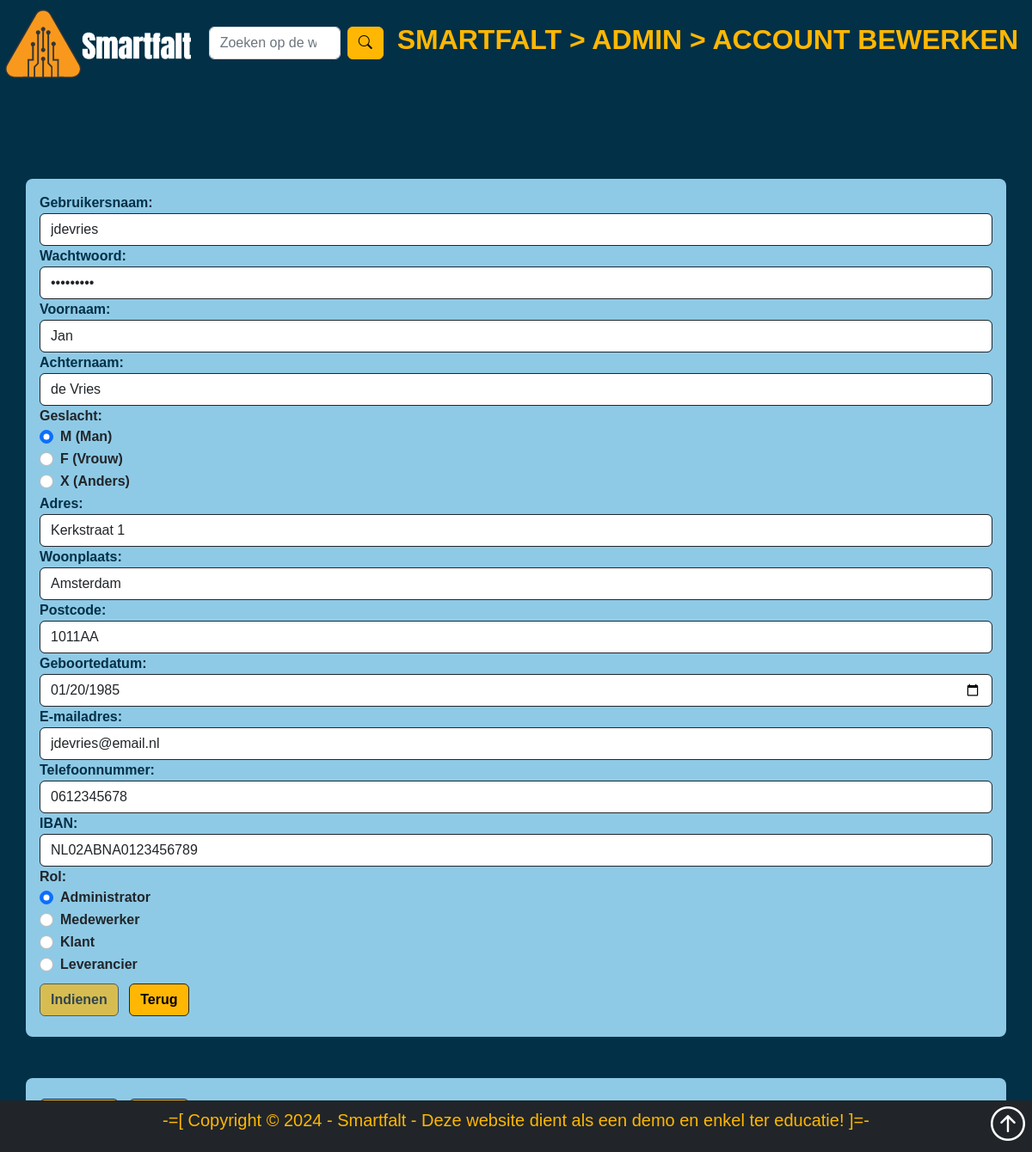
The page /admin/account_edit.php?id=1017 on the database its author committed.
### tables this page shows
CREATE TABLE `ACCOUNTS` (
    `AccountId` INT(8) ZEROFILL NOT NULL AUTO_INCREMENT PRIMARY KEY,
    `Profielfoto` BLOB,
    `Gebruikersnaam` VARCHAR(30) NOT NULL,
    `Wachtwoord` VARCHAR(64) NOT NULL,
    `Voornaam` VARCHAR(30),
    `Achternaam` VARCHAR(50),
    `Geslacht` VARCHAR(1),
    `Adres` VARCHAR(250),
    `Woonplaats` VARCHAR(50),
    `Postcode` VARCHAR(6),
    `GebDatum` DATE,
    `Emailadres` VARCHAR(50) NOT NULL,
    `Telefoonnummer` VARCHAR(15),
    `IBAN` VARCHAR(18),
    `RolId` INT(1),
    CONSTRAINT `fk_Accounts_Rollen` FOREIGN KEY (`RolId`) REFERENCES `ROLLEN`(`RolId`) ON UPDATE CASCADE ON DELETE SET NULL
);

### admin/account_edit.php (the view, shortened to what this page needs)
<?php
    class User {
        private $pdo;
        private $accountid;
        public function __construct($pdo, $accountid) {
            $this->pdo = $pdo;
            $this->accountid = $accountid;
        }
        public function fetchAccount() {
            $stmt = $this->pdo->prepare("SELECT * FROM `accounts` WHERE `AccountId` = :accountid");
            $stmt->bindParam(':accountid', $this->accountid, PDO::PARAM_INT);
            $stmt->execute();
            return $stmt->fetch(PDO::FETCH_ASSOC);
        }
    }
    $admin_page_title = '<a href="../index.php">Smartfalt</a> > <a href="index.php">Admin</a> > Account bewerken';
    require_once ('../site/site_header_admin.php');
    require_once ('../db/db_connect.php');
    $accountManager = new User($pdo, $_GET['id']);
    $account = $accountManager->fetchAccount();
?>
        <section id="section-account-edit">
            <div class="container bg-cornflower rounded-3 my-5 p-3">
                <form id="edit-form" action="account_edit.php?id=<?php echo $_GET['id']; ?>" method="POST">
                    <div class="form-group">
                        <label class="text-prussian" for="username"><span class="fw-bold">Gebruikersnaam<span>:</label>
                        <input type="text" class="form-control border border-dark" id="username" name="username" value="<?php echo $account['Gebruikersnaam']; ?>">
                    </div>
                    <div class="form-group">
                        <label class="text-prussian" for="password"><span class="fw-bold">Wachtwoord<span>:</label>
                        <input type="password" class="form-control border border-dark" id="password" name="password" value="<?php echo $account['Wachtwoord']; ?>">
                    </div>
                    <div class="form-group">
                        <label class="text-prussian" for="firstname"><span class="fw-bold">Voornaam<span>:</label>
                        <input type="text" class="form-control border border-dark" id="firstname" name="firstname" value="<?php echo $account['Voornaam']; ?>">
                    </div>
                    <div class="form-group">
                        <label class="text-prussian" for="lastname"><span class="fw-bold">Achternaam<span>:</label>
                        <input type="text" class="form-control border border-dark" id="lastname" name="lastname" value="<?php echo $account['Achternaam']; ?>">
                    </div>
                    <div class="form-group">
                        <label for="gender"><span class="fw-bold">Geslacht<span>:</label>
                        <div class="form-check">
                            <input class="form-check-input" type="radio" name="gender" id="gender-m" value="M" <?php echo ($account['Geslacht'] === 'M') ? 'checked' : ''; ?>>
                            <label class="form-check-label" for="gender-m">M (Man)</label>
                        </div>
                        <div class="form-check">
                            <input class="form-check-input" type="radio" name="gender" id="gender-f" value="F" <?php echo ($account['Geslacht'] === 'F') ? 'checked' : ''; ?>>
                            <label class="form-check-label" for="gender-f">F (Vrouw)</label>
                        </div>
                        <div class="form-check">
                            <input class="form-check-input" type="radio" name="gender" id="gender-x" value="X" <?php echo ($account['Geslacht'] === 'X') ? 'checked' : ''; ?>>
                            <label class="form-check-label" for="gender-x">X (Anders)</label>
                        </div>
                    </div>
                    <div class="form-group">
                        <label class="text-prussian" for="address"><span class="fw-bold">Adres<span>:</label>
                        <input type="text" class="form-control border border-dark" id="address" name="address" value="<?php echo $account['Adres']; ?>">
                    </div>
                    <div class="form-group">
                        <label class="text-prussian" for="city"><span class="fw-bold">Woonplaats<span>:</label>
                        <input type="text" class="form-control border border-dark" id="city" name="city" value="<?php echo $account['Woonplaats']; ?>">
                    </div>
                    <div class="form-group">
                        <label class="text-prussian" for="zip"><span class="fw-bold">Postcode<span>:</label>
                        <input type="text" class="form-control border border-dark" id="zip" name="zip" value="<?php echo $account['Postcode']; ?>">
                    </div>
                    <div class="form-group">
                        <label class="text-prussian" for="dob"><span class="fw-bold">Geboortedatum<span>:</label>
                        <input type="date" class="form-control border border-dark" id="dob" name="dob" value="<?php echo $account['GebDatum']; ?>">
                    </div>
                    <div class="form-group">
                        <label class="text-prussian" for="mail"><span class="fw-bold">E-mailadres<span>:</label>
                        <input type="email" class="form-control border border-dark" id="mail" name="mail" value="<?php echo $account['Emailadres']; ?>">
                    </div>
                    <div class="form-group">
                        <label class="text-prussian" for="phone"><span class="fw-bold">Telefoonnummer<span>:</label>
                        <input type="tel" class="form-control border border-dark" id="phone" name="phone" value="<?php echo $account['Telefoonnummer']; ?>">
                    </div>
                    <div class="form-group">
                        <label class="text-prussian" for="iban"><span class="fw-bold">IBAN<span>:</label>
                        <input type="tel" class="form-control border border-dark" id="iban" name="iban" value="<?php echo $account['IBAN']; ?>">
                    </div>
                    <div class="form-group">
                        <label for="roleid"><span class="fw-bold">Rol<span>:</label>
                        <div class="form-check">
                            <input class="form-check-input" type="radio" name="rolid" id="role-1" value="1" <?php echo ($account['RolId'] == '1') ? 'checked' : ''; ?>>
                            <label class="form-check-label" for="role-1">Administrator</label>
                        </div>
                        <div class="form-check">
                            <input class="form-check-input" type="radio" name="rolid" id="role-2" value="2" <?php echo ($account['RolId'] == '2') ? 'checked' : ''; ?>>
                            <label class="form-check-label" for="role-2">Medewerker</label>
                        </div>
                        <div class="form-check">
                            <input class="form-check-input" type="radio" name="rolid" id="role-3" value="3" <?php echo ($account['RolId'] == '3') ? 'checked' : ''; ?>>
                            <label class="form-check-label" for="role-3">Klant</label>
                        </div>
                        <div class="form-check">
                            <input class="form-check-input" type="radio" name="rolid" id="role-4" value="4" <?php echo ($account['RolId'] == '4') ? 'checked' : ''; ?>>
                            <label class="form-check-label" for="role-4">Leverancier</label>
                        </div>
                    </div>
                    <button type="submit" id="submit-button" class="btn btn-selective border border-dark my-2 fw-bold">Indienen</button>
                    <button type="button" class="btn btn-selective border border-dark m-2 fw-bold" onclick="goBack()">Terug</button>
                </form>
            </div>
        </section>
        <section id="section-account-edit">
            <div class="container bg-cornflower rounded-3 my-5 p-3">
                <form id="edit-form" action="account_edit.php?id=<?php echo $_GET['id']; ?>" method="POST">
                            <button type="submit" id="submit-button" class="btn btn-selective border border-dark my-2 fw-bold">Indienen</button>
                    <button type="button" class="btn btn-selective border border-dark m-2 fw-bold" onclick="goBack()">Terug</button>
                </form>
            </div>
        </section>
<?php
require_once('../site/site_footer.php');
?>

### css/style.css (style rules this page uses)
[id^="section-"] { scroll-margin-top: 72px; }
.form-check-input, .form-check-label { cursor: pointer; }
a { text-decoration: none; }
html { font-family: apertura, sans-serif; font-weight: 700; font-style: normal; max-width: 100%; height: 100%; padding-top: 80px; min-height: 100%; position: relative; }
body { padding-bottom: 60px; }

### site/site_header_admin.php (style rules this page uses)
body { font-family: apertura, sans-serif; font-weight: 700; font-style: normal; max-width: 100%; height: 100%; }
a { text-decoration: none !important; color: inherit; cursor: pointer; }

### admin/account_edit.php (style rules this page uses)
body { font-family: apertura, sans-serif; font-weight: 700; font-style: normal; max-width: 100%; height: 100%; padding-top: 80px; }

### rows shown on the page
accounts: username "jdevries", firstname "Jan", lastname "de Vries", Geslacht "☑ M (Man)", Geslacht "☐ F (Vrouw)", Geslacht "☐ X (Anders)", address "Kerkstraat 1", city "Amsterdam", zip "1011AA", dob "01/20/1985", mail "jdevries@email.nl", phone "0612345678", iban "NL02ABNA0123456789", RolId "☑ Administrator", RolId "☐ Medewerker", RolId "☐ Klant", RolId "☐ Leverancier"
